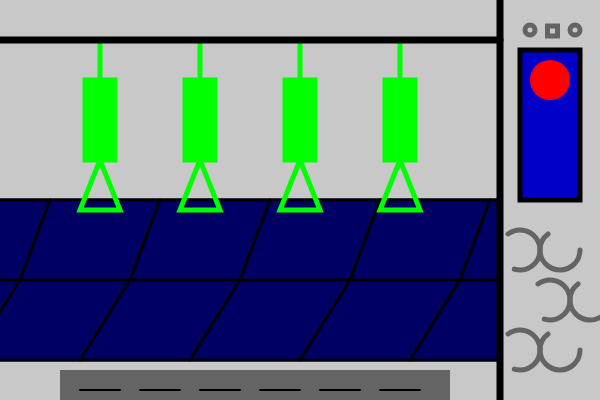
Frame 1 (no input)
Frame 60 (no input): identical to frame 1, image omitted
Frame 120 (the mouse pressed at the canvas centre since frame 60): identical to frame 1, image omitted

The p5.js sketch that drew this single still picture (run headless with seeded random() and noise() and a simulated clock; from frame 60 on, the mouse is pressed at the canvas centre):

// p5.js sketch
// ── sketch.js
//캔버스 만들기
function setup() {
  createCanvas(600, 400);
}
function draw() {
  background(200); 
  //창문과 벽, 창문 안의 해
  stroke(0);
  strokeWeight(5);
  fill(0, 0, 200); 
  rect(520, 50, 60, 150);
  fill(255, 0, 0); 
  noStroke();
  ellipse(550, 80, 40, 40);
  
  //벽 무늬
  stroke(100);
  noFill();
  circle(530, 30, 10);
  square(547.5, 26, 10);
  circle(575, 30, 10);
  arc(520, 250, 40, 40, 180, 360);
  arc(560, 250, 40, 40, 0, 180);
  arc(550, 300, 40, 40, 180, 360);
  arc(590, 300, 40, 40, 0, 180);
  arc(520, 350, 40, 40, 180, 360);
  arc(560, 350, 40, 40, 0, 180);
  
  //좌석색깔
  stroke(0, 0, 100);
  strokeWeight(3);
  fill(0,0,100);
  rect(0, 200, 497, 160);
  
  //좌석 
  stroke(0);
  strokeWeight(3);
  line(0, 200, 497, 200);
  line(0, 280, 497, 280);
  line(0, 360, 497, 360);
  
  line(50,200,20,280);
  line(160,200,130,280);
  line(270,200,240,280);
  line(380,200,350,280);
  line(490,200,460,280);
  line(20,280,-30,360);
  line(130,280,80,360);
  line(240,280,190,360);
  line(350,280,300,360);
  line(460,280,410,360);

  //손잡이들
  stroke(0,255,0);
  strokeWeight(5);
  fill(0, 255, 0); 
  rect(85, 80, 30, 80); 
  noFill();
  triangle(80, 210, 120, 210, 100, 160);
  line(100,40,100,80)
  
  fill(0, 255, 0); 
  rect(185, 80, 30, 80); 
  noFill();
  triangle(180, 210, 220, 210, 200, 160);
  line(200,40,200,80)
  
  fill(0, 255, 0);
  rect(285, 80, 30, 80); 
  noFill();
  triangle(280, 210, 320, 210, 300, 160);
  line(300,40,300,80);

  fill(0, 255, 0); 
  rect(385, 80, 30, 80); 
  noFill();
  triangle(380, 210, 420, 210, 400, 160);
  line(400,40,400,80);
  
  //가로 봉, 세로 봉
  stroke(0);
  strokeWeight(7);
  line(0, 40, 500, 40);
  line(500, 0, 500, 450); 

  //히터
  fill(100);
  noStroke();
  quad(60, 370, 450, 370, 450, 450, 60, 430);
  
  stroke(0);
  strokeWeight(2);
  line(80,390,120,390);
  line(140,390,180,390);
  line(200,390,240,390);
  line(260,390,300,390);
  line(320,390,360,390);
  line(380,390,420,390);
}
